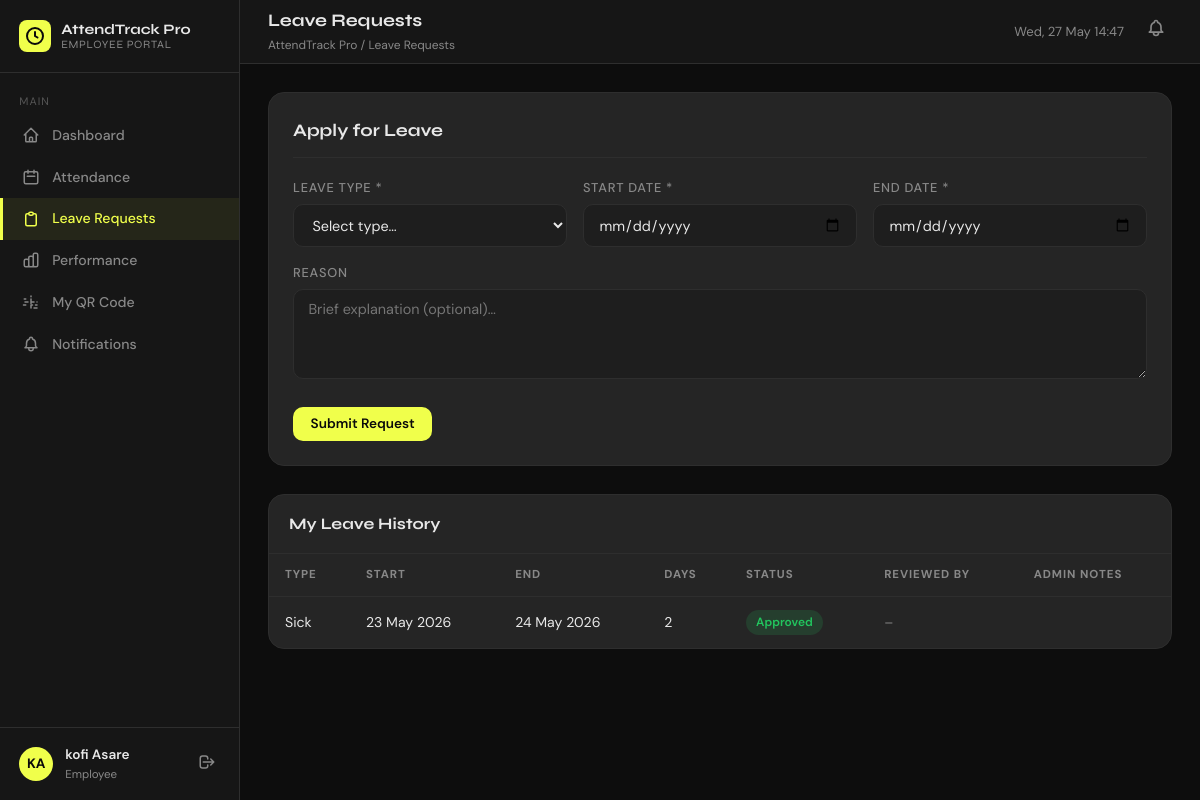
/employee/leave.php (signed in), run on the app's committed database.
### tables this page shows
CREATE TABLE IF NOT EXISTS leave_requests (
  id            INT AUTO_INCREMENT PRIMARY KEY,
  employee_id   INT NOT NULL,
  leave_type    ENUM('annual','sick','emergency','unpaid','other') DEFAULT 'annual',
  start_date    DATE NOT NULL,
  end_date      DATE NOT NULL,
  total_days    INT NOT NULL DEFAULT 1,
  reason        TEXT DEFAULT NULL,
  status        ENUM('pending','approved','rejected') DEFAULT 'pending',
  reviewed_by   INT DEFAULT NULL,                    
  reviewed_at   TIMESTAMP NULL DEFAULT NULL,
  admin_notes   TEXT DEFAULT NULL,
  created_at    TIMESTAMP DEFAULT CURRENT_TIMESTAMP,
  FOREIGN KEY (employee_id) REFERENCES employees(id) ON DELETE CASCADE,
  FOREIGN KEY (reviewed_by) REFERENCES employees(id) ON DELETE SET NULL
);

### employee/leave.php (the view, shortened to what this page needs)
<?php
require_once __DIR__ . '/../includes/helpers.php';
$cu = currentUser();
$db = getDB();
$stmt = $db->prepare("
  SELECT lr.*, e.full_name AS reviewer_name
  FROM leave_requests lr
  LEFT JOIN employees e ON e.id = lr.reviewed_by
  WHERE lr.employee_id = ?
  ORDER BY lr.created_at DESC
");
$stmt->execute([$cu['id']]);
$leaveHistory = $stmt->fetchAll();
require_once __DIR__ . '/../includes/nav.php';
?>
<div class="form-card">
  <div class="form-card-title">Apply for Leave</div>
  <form method="POST">
    <div class="form-grid">
      <div class="form-group-plain">
        <label>Leave Type *</label>
        <select name="leave_type" required>
          <option value="">Select type…</option>
        </select>
      </div>
      <div class="form-group-plain">
        <label>Start Date *</label>
        <input type="date" name="start_date" min="<?= date('Y-m-d') ?>" required/>
      </div>
      <div class="form-group-plain">
        <label>End Date *</label>
        <input type="date" name="end_date" min="<?= date('Y-m-d') ?>" required/>
      </div>
    </div>
    <div class="form-group-plain">
      <label>Reason</label>
      <textarea name="reason" rows="3" placeholder="Brief explanation (optional)…"></textarea>
    </div>
    <div class="form-actions">
      <button type="submit" class="btn btn-primary">Submit Request</button>
    </div>
  </form>
</div>
<div class="table-card">
  <div class="table-card-header">
    <div class="table-card-title">My Leave History</div>
  </div>
  <div class="table-wrap">
    <table class="data-table">
      <thead><tr>
        <th>Type</th><th>Start</th><th>End</th><th>Days</th>
        <th>Status</th><th>Reviewed By</th><th>Admin Notes</th>
      </tr></thead>
      <tbody>
      <?php if ($leaveHistory): foreach ($leaveHistory as $l): ?>
        <tr>
          <td><?= ucfirst(e($l['leave_type'])) ?></td>
          <td><?= date('d M Y', strtotime($l['start_date'])) ?></td>
          <td><?= date('d M Y', strtotime($l['end_date'])) ?></td>
          <td><?= $l['total_days'] ?></td>
          <td><?= leaveStatusBadge($l['status']) ?></td>
          <td class="text-dim text-sm"><?= e($l['reviewer_name'] ?? '–') ?></td>
          <td class="text-sm text-dim"><?= e($l['admin_notes'] ?? '') ?></td>
        </tr>
      <?php endforeach; endif; ?>
      </tbody>
    </table>
  </div>
</div>
<?php require_once __DIR__ . '/../includes/footer.php'; ?>

### includes/helpers.php (shortened to what this page needs)
<?php
function e(mixed $val): string {
    return htmlspecialchars((string)$val, ENT_QUOTES | ENT_HTML5, 'UTF-8');
}
function leaveStatusBadge(string $status): string {
    $map = [
        'pending'  => 'badge-pending',
        'approved' => 'badge-present',
        'rejected' => 'badge-absent',
    ];
    $cls = $map[$status] ?? 'badge-default';
    return "<span class=\"badge $cls\">" . ucfirst($status) . "</span>";
}

### assets/css/style.css (style rules this page uses)
:root { --accent: #f0ff4b; --accent-dark: #c8d400; --bg: #0d0d0d; --bg2: #161616; --bg3: #1e1e1e; --surface: #252525; --border: #2e2e2e; --text: #e8e8e8; --text-dim: #888; --text-xdim: #555; --green: #22c55e; --red: #ef4444; --amber: #f59e0b; --blue: #3b82f6; --purple: #a855f7; --radius: 10px; --radius-lg: 16px; --shadow: 0 4px 24px rgba(0,0,0,.45); --ff-display: 'Syne', sans-serif; --ff-body: 'DM Sans', sans-serif; --sidebar-w: 240px; --topbar-h: 64px; }
*, *::before, *::after { box-sizing: border-box; margin: 0; padding: 0; }
html { font-size: 16px; scroll-behavior: smooth; }
body { font-family: var(--ff-body); background: var(--bg); color: var(--text); line-height: 1.6; -webkit-font-smoothing: antialiased; }
input, select, textarea, button { font-family: inherit; }
.table-card { background: var(--surface); border: 1px solid var(--border); border-radius: var(--radius-lg); overflow: hidden; margin-bottom: 1.75rem; }
.table-card-header { display: flex; align-items: center; justify-content: space-between; padding: 1rem 1.25rem; border-bottom: 1px solid var(--border); gap: 1rem; flex-wrap: wrap; }
.table-card-title { font-family: var(--ff-display); font-size: 1rem; font-weight: 700; }
.table-wrap { overflow-x: auto; }
table.data-table { width: 100%; border-collapse: collapse; font-size: .88rem; }
.data-table th { text-align: left; padding: .75rem 1rem; font-size: .72rem; text-transform: uppercase; letter-spacing: .08em; color: var(--text-dim); border-bottom: 1px solid var(--border); white-space: nowrap; }
.data-table td { padding: .8rem 1rem; border-bottom: 1px solid rgba(255,255,255,.04); vertical-align: middle; }
.data-table tr:last-child td { border-bottom: none; }
.badge { display: inline-flex; align-items: center; padding: 3px 10px; border-radius: 20px; font-size: .75rem; font-weight: 600; text-transform: capitalize; }
.badge-present { background: rgba(34,197,94,.15); color: var(--green); }
.btn { display: inline-flex; align-items: center; gap: .4rem; padding: .55rem 1.1rem; border-radius: var(--radius); font-size: .85rem; font-weight: 600; cursor: pointer; border: none; transition: all .15s; text-decoration: none; white-space: nowrap; }
.btn-primary { background: var(--accent); color: #0a0a0a; }
.form-card { background: var(--surface); border: 1px solid var(--border); border-radius: var(--radius-lg); padding: 1.5rem; margin-bottom: 1.75rem; }
.form-card-title { font-family: var(--ff-display); font-size: 1.1rem; font-weight: 700; margin-bottom: 1.25rem; padding-bottom: .75rem; border-bottom: 1px solid var(--border); }
.form-grid { display: grid; grid-template-columns: repeat(auto-fit, minmax(220px, 1fr)); gap: 1rem; }
.form-group-plain { margin-bottom: 1rem; }
.form-group-plain label { display: block; font-size: .8rem; font-weight: 500; margin-bottom: .35rem; color: var(--text-dim); text-transform: uppercase; letter-spacing: .06em; }
.form-group-plain input, .form-group-plain select, .form-group-plain textarea { width: 100%; background: var(--bg3); border: 1.5px solid var(--border); border-radius: var(--radius); padding: .65rem .9rem; color: var(--text); font-size: .9rem; transition: border-color .2s; }
.form-group-plain select option { background: var(--surface); }
.form-group-plain textarea { resize: vertical; min-height: 90px; }
.form-actions { display: flex; gap: .75rem; margin-top: 1.25rem; }
.text-dim { color: var(--text-dim); }
.text-sm { font-size: .85rem; }

### data on the page
leave_requests: leave_type "Sick", start_date "23 May 2026", end_date "24 May 2026", total_days "2", status "Approved", reviewer_name "–"

### other printed values
APP_NAME "AttendTrack Pro"
$initials "KA"
$cu['full_name'] "kofi Asare"
$cu['role'] "Employee"
$pageTitle "Leave Requests"
